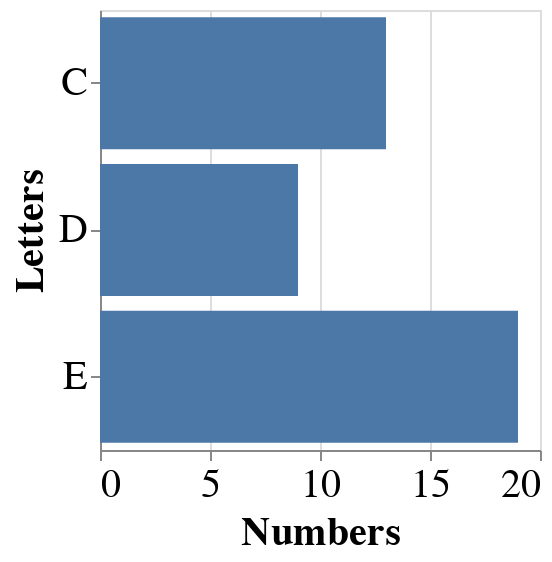

The notebook cell this image was saved under:
### Markdown cell above
#### Activity : You Try!

What do you think will happen when you try to change the `mark_circle` to a `mark_bar()`

### Code cell
plot.mark_bar() ## YOUR SOLUTION HERE

### Figure 1 — Vega-Lite specification as saved in the notebook (floating-point values rounded to 4 significant figures)
{"height": 220, "width": 220, "config": {"style": {"circle": {"size": 400}, "point": {"size": 30}, "square": {"size": 400}}, "legend": {"symbolSize": 20, "titleFontSize": 20, "labelFontSize": 20}, "axis": {"titleFontSize": 20, "labelFontSize": 20}}, "data": {"name": "data-e1f27bdda7bfd6fed066714f7c229752"}, "mark": "bar", "encoding": {"x": {"field": "Numbers", "type": "quantitative"}, "y": {"field": "Letters", "type": "nominal"}}, "$schema": "https://vega.github.io/schema/vega-lite/v4.17.0.json", "datasets": {"data-e1f27bdda7bfd6fed066714f7c229752": [{"Letters": "C", "Numbers": 2}, {"Letters": "C", "Numbers": 7}, {"Letters": "C", "Numbers": 4}, {"Letters": "D", "Numbers": 1}, {"Letters": "D", "Numbers": 2}, {"Letters": "D", "Numbers": 6}, {"Letters": "E", "Numbers": 8}, {"Letters": "E", "Numbers": 4}, {"Letters": "E", "Numbers": 7}]}}
